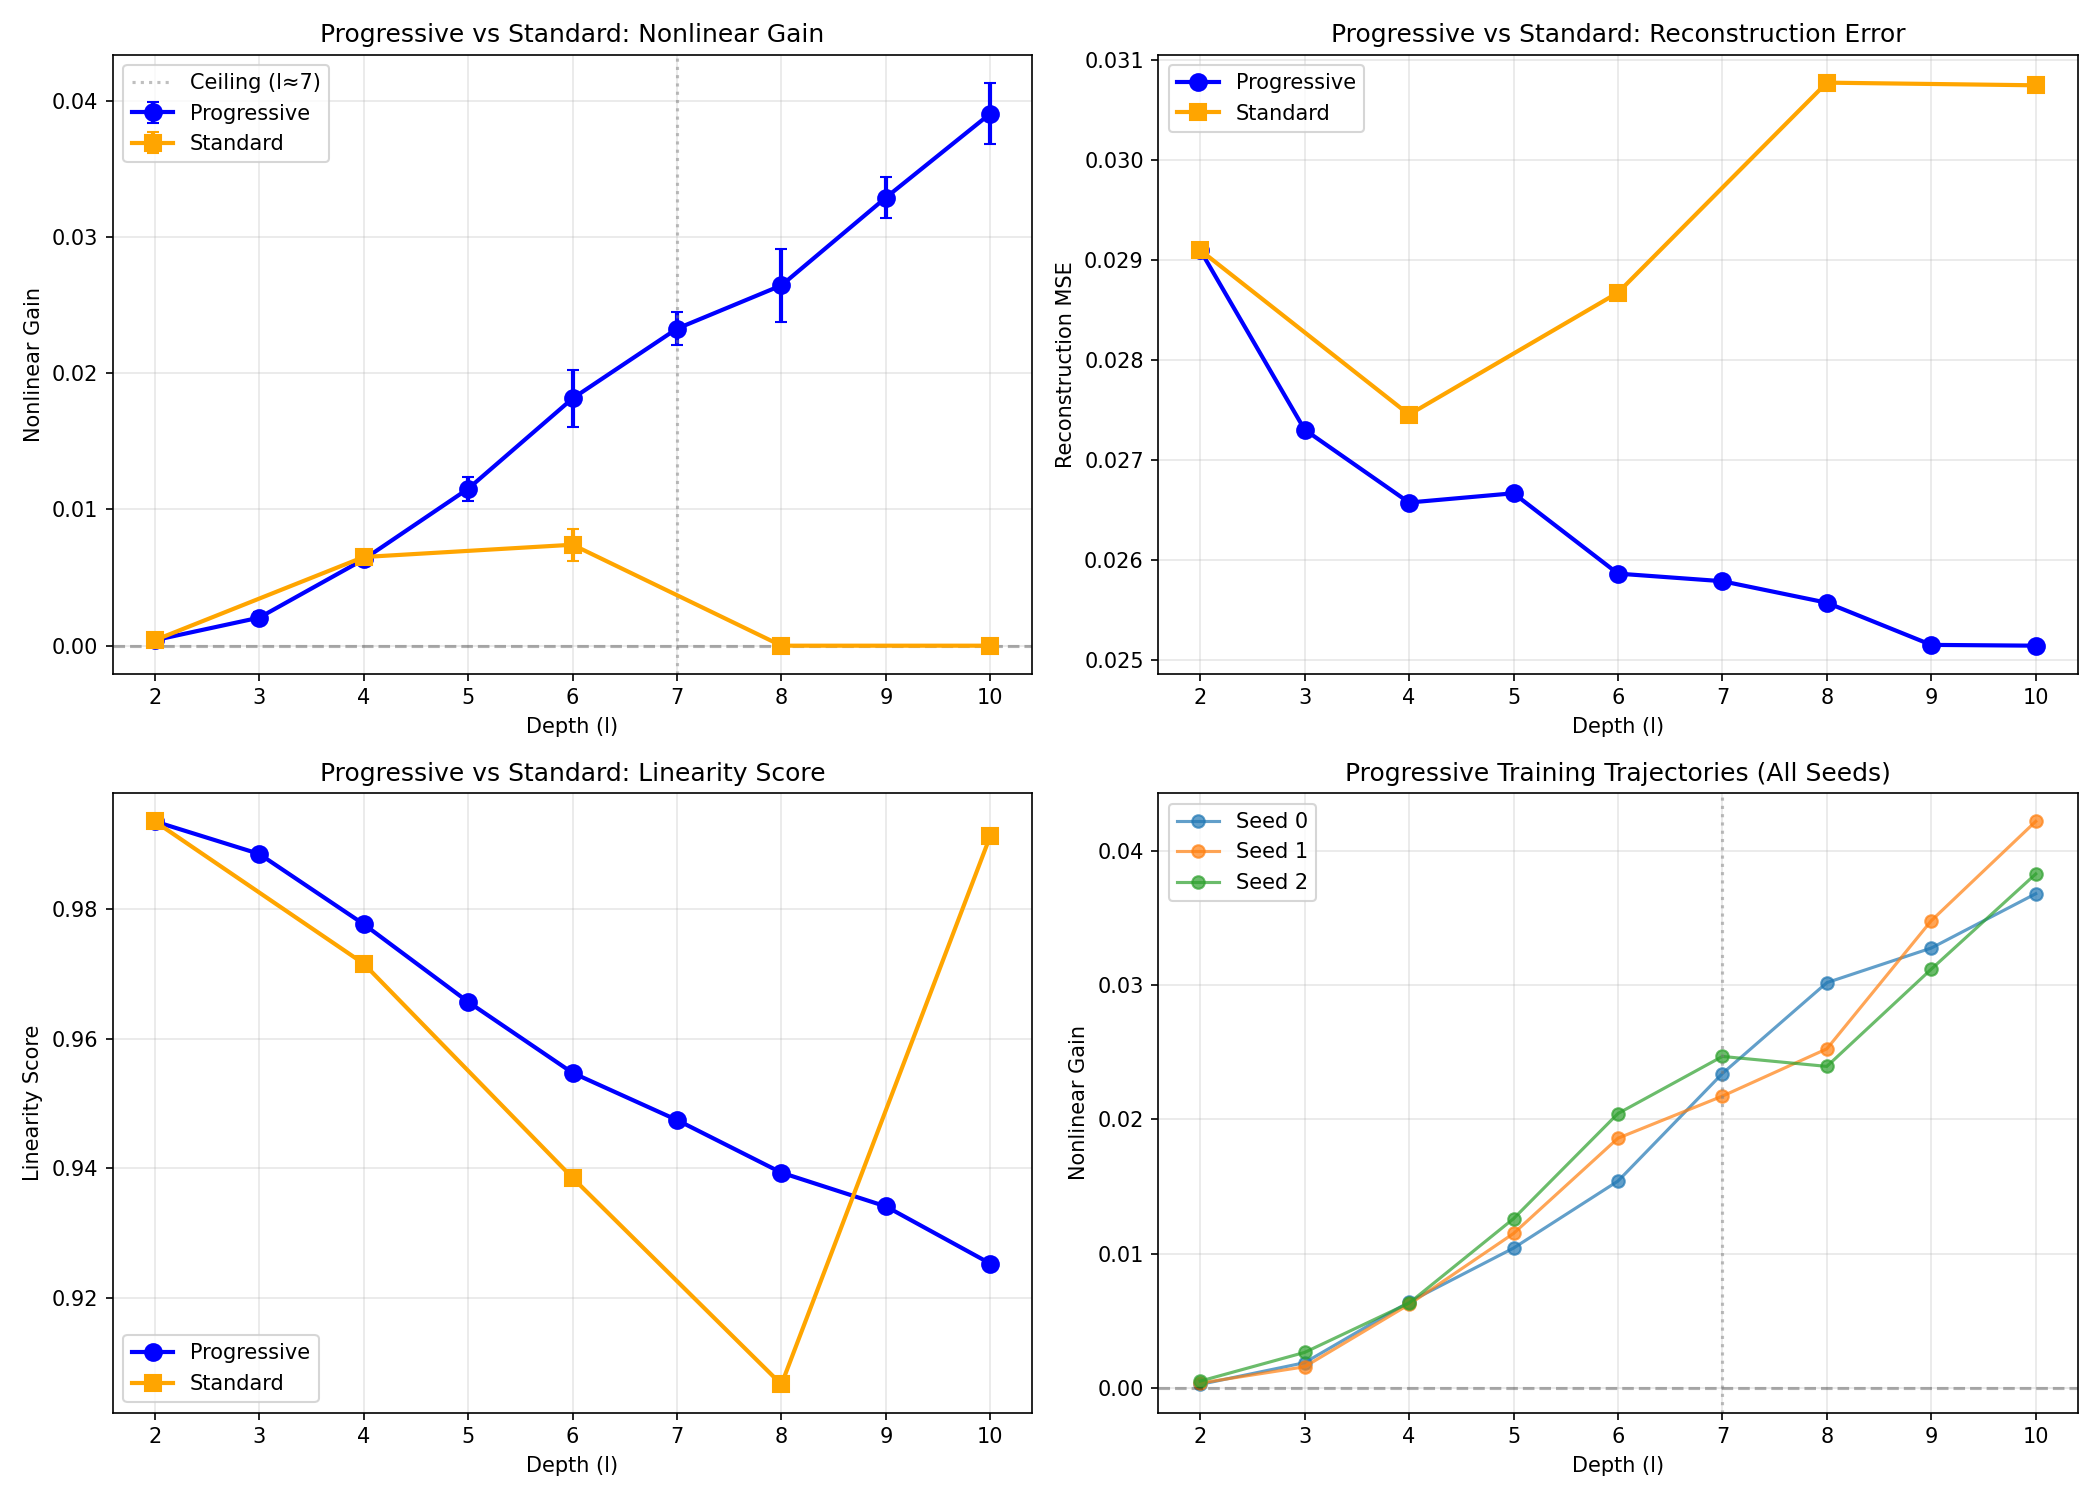

Write Python code to recreate this figure.
"""
Experiment 20: Progressive Depth Training to Break the Depth Ceiling

Key question: Can we train autoencoders past l=7-8 by progressively growing depth?

Prior findings:
- Exp 14-19: Depth ceiling at l≈6-7 is UNIVERSAL
  - Invariant to compression ratio (Exp 17)
  - Invariant to input dimension (Exp 18)
  - Not broken by different optimizers (Exp 19)
  - Not helped by residual connections (Exp 15, actually hurt)
  - LayerNorm helps marginally at deep layers but at cost of peak performance (Exp 16)
- The ceiling appears to be an initialization/early-training problem, not a capacity issue

Hypothesis:
Progressive depth training may break the ceiling by:
1. Starting with a well-trained shallow network (which DOES achieve nonlinear encoding)
2. Gradually adding layers one at a time, initializing new layers to approximate identity
3. The well-trained encoder provides a good initialization for deeper networks

This is inspired by "Net2Net" and progressive GAN training approaches.

Design:
- n=128, m=8 (CR=16), α=0.1, sparsity=0.1
- Two conditions:
  A) Progressive: Train l=2 fully → add layer → train → add layer → ... up to l=10
  B) Standard: Train l=4,6,8,10 from scratch (baseline)
- Steps per depth: 200 per layer (so l=10 total gets ~1600 steps after all additions)
- 3 seeds per configuration
"""

import torch
import torch.nn as nn
import torch.optim as optim
import numpy as np
import matplotlib.pyplot as plt
from tqdm import tqdm
import json
import os
import copy

device = torch.device('cuda' if torch.cuda.is_available() else 'cpu')
print(f"Using device: {device}")

OUTPUT_DIR = "/Users/williamcuozzo/Desktop/ai_projects/nonlinear_features/results_2026-02-26_2340/experiment_20"


class GrowableAutoencoder(nn.Module):
    """Autoencoder that can grow deeper progressively."""
    def __init__(self, n: int, m: int, initial_depth: int, negative_slope: float):
        super().__init__()
        self.n = n
        self.m = m
        self.negative_slope = negative_slope

        # Start with initial_depth
        self.encoder_layers = nn.ModuleList()
        self.decoder_layers = nn.ModuleList()

        # Build initial encoder: n -> [n]*initial_depth -> m
        for i in range(initial_depth):
            self.encoder_layers.append(nn.Linear(n, n))
        self.encoder_final = nn.Linear(n, m)

        # Build initial decoder: m -> [n]*initial_depth -> n
        self.decoder_first = nn.Linear(m, n)
        for i in range(initial_depth - 1):
            self.decoder_layers.append(nn.Linear(n, n))
        if initial_depth > 0:
            self.decoder_final = nn.Linear(n, n)
        else:
            self.decoder_final = None

        self.activation = nn.LeakyReLU(negative_slope=negative_slope)
        self._current_depth = initial_depth

    @property
    def current_depth(self):
        return self._current_depth

    def add_layer(self):
        """Add one layer to both encoder and decoder."""
        # Add new encoder layer (initialized to small random weights)
        new_enc_layer = nn.Linear(self.n, self.n).to(device)
        # Initialize close to identity for smooth transition
        nn.init.eye_(new_enc_layer.weight)
        new_enc_layer.weight.data *= 0.1
        new_enc_layer.weight.data += torch.eye(self.n, device=device) * 0.9
        nn.init.zeros_(new_enc_layer.bias)
        self.encoder_layers.append(new_enc_layer)

        # Add new decoder layer
        new_dec_layer = nn.Linear(self.n, self.n).to(device)
        nn.init.eye_(new_dec_layer.weight)
        new_dec_layer.weight.data *= 0.1
        new_dec_layer.weight.data += torch.eye(self.n, device=device) * 0.9
        nn.init.zeros_(new_dec_layer.bias)
        self.decoder_layers.append(new_dec_layer)

        self._current_depth += 1

    def encode(self, x):
        for layer in self.encoder_layers:
            x = self.activation(layer(x))
        return self.encoder_final(x)

    def decode(self, z):
        x = self.activation(self.decoder_first(z))
        for layer in self.decoder_layers:
            x = self.activation(layer(x))
        if self.decoder_final is not None:
            x = self.decoder_final(x)
        return x

    def forward(self, x):
        z = self.encode(x)
        return self.decode(z), z


class StandardAutoencoder(nn.Module):
    """Standard autoencoder for baseline comparison."""
    def __init__(self, n: int, m: int, l: int, negative_slope: float):
        super().__init__()
        self.n = n
        self.m = m
        self.l = l
        self.negative_slope = negative_slope

        encoder_layers = []
        for i in range(l):
            encoder_layers.append(nn.Linear(n, n))
            encoder_layers.append(nn.LeakyReLU(negative_slope=negative_slope))
        encoder_layers.append(nn.Linear(n, m))
        self.encoder = nn.Sequential(*encoder_layers)

        decoder_layers = []
        decoder_layers.append(nn.Linear(m, n))
        decoder_layers.append(nn.LeakyReLU(negative_slope=negative_slope))
        for i in range(l - 1):
            decoder_layers.append(nn.Linear(n, n))
            decoder_layers.append(nn.LeakyReLU(negative_slope=negative_slope))
        if l > 0:
            decoder_layers.append(nn.Linear(n, n))
        self.decoder = nn.Sequential(*decoder_layers)

    def encode(self, x):
        return self.encoder(x)

    def decode(self, z):
        return self.decoder(z)

    def forward(self, x):
        z = self.encode(x)
        return self.decode(z), z


def generate_sparse_data(n_samples: int, n_features: int, sparsity: float = 0.1) -> torch.Tensor:
    mask = (torch.rand(n_samples, n_features) < sparsity).float()
    values = torch.rand(n_samples, n_features)
    return (mask * values).to(device)


def measure_encoding_linearity(model, n_samples=500, sparsity=0.1):
    """Measure linearity metrics for the encoder."""
    model.eval()

    with torch.no_grad():
        x = generate_sparse_data(n_samples, model.n, sparsity)
        z = model.encode(x)

        # Fit best linear approximation
        x_with_bias = torch.cat([x, torch.ones(n_samples, 1, device=device)], dim=1)
        W_linear = torch.linalg.lstsq(x_with_bias, z).solution
        z_linear = x_with_bias @ W_linear

        # Linearity score
        z_var = z.var(dim=0).sum()
        residual_var = (z - z_linear).var(dim=0).sum()
        linearity_score = 1 - (residual_var / (z_var + 1e-8)).item()

        # Reconstruction comparison
        x_recon_full, _ = model(x)
        x_recon_linear = model.decode(z_linear)

        mse_full = nn.functional.mse_loss(x_recon_full, x).item()
        mse_linear = nn.functional.mse_loss(x_recon_linear, x).item()
        nonlinear_gain = (mse_linear - mse_full) / (mse_linear + 1e-8)

        # Effective dimensionality of latent space
        z_centered = z - z.mean(dim=0, keepdim=True)
        singular_values = torch.linalg.svdvals(z_centered)
        sv_normalized = singular_values / singular_values.sum()
        effective_dim = (1.0 / (sv_normalized ** 2).sum()).item()
        effective_dim_ratio = effective_dim / model.m

        # Top-1 variance fraction
        sv_squared = singular_values ** 2
        top1_var = (sv_squared[0] / sv_squared.sum()).item()

    model.train()
    return {
        'linearity_score': linearity_score,
        'mse_full': mse_full,
        'mse_linear': mse_linear,
        'nonlinear_gain': nonlinear_gain,
        'effective_dim': effective_dim,
        'effective_dim_ratio': effective_dim_ratio,
        'top1_var': top1_var
    }


def train_model_steps(model, optimizer, n_steps, batch_size=256, sparsity=0.1):
    """Train model for n_steps."""
    losses = []

    for step in range(n_steps):
        x = generate_sparse_data(batch_size, model.n, sparsity)
        optimizer.zero_grad()
        x_recon, z = model(x)
        loss = nn.functional.mse_loss(x_recon, x)
        loss.backward()
        torch.nn.utils.clip_grad_norm_(model.parameters(), max_norm=1.0)
        optimizer.step()
        losses.append(loss.item())

    return np.mean(losses[-50:]) if len(losses) >= 50 else np.mean(losses)


def run_progressive_training(n, m, alpha, sparsity, initial_depth, final_depth,
                             steps_per_layer, lr, seed):
    """Run progressive depth training."""
    torch.manual_seed(42 + seed)
    np.random.seed(42 + seed)

    model = GrowableAutoencoder(n, m, initial_depth, negative_slope=alpha).to(device)
    optimizer = optim.Adam(model.parameters(), lr=lr)

    depth_metrics = []
    total_steps = 0

    # Train initial depth
    final_loss = train_model_steps(model, optimizer, steps_per_layer, sparsity=sparsity)
    total_steps += steps_per_layer
    metrics = measure_encoding_linearity(model, sparsity=sparsity)
    depth_metrics.append({
        'depth': model.current_depth,
        'total_steps': total_steps,
        **metrics
    })

    # Progressively add layers
    while model.current_depth < final_depth:
        model.add_layer()
        # Reset optimizer to include new parameters
        optimizer = optim.Adam(model.parameters(), lr=lr)
        final_loss = train_model_steps(model, optimizer, steps_per_layer, sparsity=sparsity)
        total_steps += steps_per_layer
        metrics = measure_encoding_linearity(model, sparsity=sparsity)
        depth_metrics.append({
            'depth': model.current_depth,
            'total_steps': total_steps,
            **metrics
        })

    return depth_metrics, model


def run_standard_training(n, m, l, alpha, sparsity, n_steps, lr, seed):
    """Run standard training from scratch."""
    torch.manual_seed(42 + seed)
    np.random.seed(42 + seed)

    model = StandardAutoencoder(n, m, l, negative_slope=alpha).to(device)
    optimizer = optim.Adam(model.parameters(), lr=lr)

    final_loss = train_model_steps(model, optimizer, n_steps, sparsity=sparsity)
    metrics = measure_encoding_linearity(model, sparsity=sparsity)

    return {
        'depth': l,
        'total_steps': n_steps,
        **metrics
    }, model


def run_experiment():
    """Main experiment: progressive vs standard depth training."""

    # Fixed configuration
    n = 128
    cr = 16
    m = n // cr  # = 8
    alpha = 0.1
    sparsity = 0.1
    lr = 1e-3

    # Progressive training config
    initial_depth = 2
    final_depth = 10  # Go well past the ceiling
    steps_per_layer = 150  # Steps to train each new layer

    # Standard training config
    standard_depths = [2, 4, 6, 8, 10]

    n_seeds = 3

    all_results = {
        'progressive': [],
        'standard': []
    }

    print("=" * 60)
    print("Experiment 20: Progressive Depth Training")
    print("=" * 60)
    print(f"Input dimension (n): {n}")
    print(f"Bottleneck size (m): {m}")
    print(f"Compression ratio (CR): {cr}")
    print(f"α (LeakyReLU slope): {alpha}")
    print(f"Sparsity: {sparsity}")
    print(f"Learning rate: {lr}")
    print(f"\nProgressive: l={initial_depth} → l={final_depth}, {steps_per_layer} steps/layer")
    print(f"Standard: depths {standard_depths}, scaled steps")
    print(f"Seeds: {n_seeds}")
    print("=" * 60)

    # Run progressive training
    print("\n--- Progressive Training ---")
    for seed in tqdm(range(n_seeds), desc="Progressive seeds"):
        depth_metrics, _ = run_progressive_training(
            n, m, alpha, sparsity, initial_depth, final_depth,
            steps_per_layer, lr, seed
        )
        all_results['progressive'].append({
            'seed': seed,
            'depth_progression': depth_metrics
        })

    # Run standard training
    print("\n--- Standard Training ---")
    pbar = tqdm(total=len(standard_depths) * n_seeds, desc="Standard training")
    for l in standard_depths:
        # Match total steps to progressive at this depth
        # Progressive spends steps_per_layer * (l - initial_depth + 1) getting to depth l
        # For fair comparison, use similar total steps
        total_steps_at_l = steps_per_layer * (l - initial_depth + 1)

        for seed in range(n_seeds):
            metrics, _ = run_standard_training(
                n, m, l, alpha, sparsity, total_steps_at_l, lr, seed
            )
            all_results['standard'].append({
                'seed': seed,
                **metrics
            })
            pbar.update(1)
    pbar.close()

    return all_results


def analyze_and_plot(results):
    """Analyze results and create visualizations."""

    print("\n" + "=" * 60)
    print("ANALYSIS")
    print("=" * 60)

    # Aggregate progressive results
    progressive_by_depth = {}
    for run in results['progressive']:
        for dm in run['depth_progression']:
            d = dm['depth']
            if d not in progressive_by_depth:
                progressive_by_depth[d] = []
            progressive_by_depth[d].append(dm)

    # Aggregate standard results
    standard_by_depth = {}
    for run in results['standard']:
        d = run['depth']
        if d not in standard_by_depth:
            standard_by_depth[d] = []
        standard_by_depth[d].append(run)

    prog_depths = sorted(progressive_by_depth.keys())
    std_depths = sorted(standard_by_depth.keys())

    # Print comparison table
    print("\n  PROGRESSIVE vs STANDARD COMPARISON:")
    print(f"  {'Depth':>5} | {'Prog Gain (mean±std)':>20} | {'Std Gain (mean±std)':>20} | {'Winner':>10}")
    print(f"  {'-'*5}-+-{'-'*20}-+-{'-'*20}-+-{'-'*10}")

    comparison_data = []
    for d in prog_depths:
        prog_gains = [m['nonlinear_gain'] for m in progressive_by_depth[d]]
        prog_mean = np.mean(prog_gains)
        prog_std = np.std(prog_gains)

        if d in standard_by_depth:
            std_gains = [m['nonlinear_gain'] for m in standard_by_depth[d]]
            std_mean = np.mean(std_gains)
            std_std = np.std(std_gains)
            winner = 'prog' if prog_mean > std_mean else 'std'
            print(f"  {d:>5} | {prog_mean:.5f} ± {std_std:.5f} | {std_mean:.5f} ± {std_std:.5f} | {winner:>10}")
            comparison_data.append({
                'depth': d,
                'prog_mean': prog_mean,
                'prog_std': prog_std,
                'std_mean': std_mean,
                'std_std': std_std,
                'winner': winner
            })
        else:
            print(f"  {d:>5} | {prog_mean:.5f} ± {prog_std:.5f} | {'N/A':>20} | {'prog':>10}")
            comparison_data.append({
                'depth': d,
                'prog_mean': prog_mean,
                'prog_std': prog_std,
                'std_mean': None,
                'std_std': None,
                'winner': 'prog'
            })

    # Key metric: positive gain at l≥8
    print("\n  POSITIVE GAIN AT DEEP LAYERS (l≥8):")

    prog_deep_gains = []
    for d in prog_depths:
        if d >= 8:
            prog_deep_gains.extend([m['nonlinear_gain'] for m in progressive_by_depth[d]])

    std_deep_gains = []
    for d in std_depths:
        if d >= 8:
            std_deep_gains.extend([m['nonlinear_gain'] for m in standard_by_depth[d]])

    prog_positive = sum(1 for g in prog_deep_gains if g > 0) if prog_deep_gains else 0
    std_positive = sum(1 for g in std_deep_gains if g > 0) if std_deep_gains else 0

    print(f"    Progressive: {prog_positive}/{len(prog_deep_gains)} positive, mean={np.mean(prog_deep_gains):.5f}")
    print(f"    Standard: {std_positive}/{len(std_deep_gains)} positive, mean={np.mean(std_deep_gains):.5f}")

    # Did progressive break the ceiling?
    print("\n  CEILING BREAKTHROUGH TEST:")
    breakthrough = False
    for d in [8, 9, 10]:
        if d in progressive_by_depth:
            gains = [m['nonlinear_gain'] for m in progressive_by_depth[d]]
            mean_gain = np.mean(gains)
            positive_count = sum(1 for g in gains if g > 0.0005)
            if mean_gain > 0.001:
                print(f"    *** BREAKTHROUGH at l={d}: prog mean gain={mean_gain:.5f} ***")
                breakthrough = True
            else:
                print(f"    l={d}: prog mean gain={mean_gain:.5f}, positive count={positive_count}/{len(gains)}")

    if not breakthrough:
        print("    No breakthrough detected (all deep layer gains < 0.001)")

    # Create visualizations
    fig, axes = plt.subplots(2, 2, figsize=(14, 10))

    # Plot 1: Progressive vs Standard nonlinear gain
    ax = axes[0, 0]
    prog_means = [np.mean([m['nonlinear_gain'] for m in progressive_by_depth[d]]) for d in prog_depths]
    prog_stds = [np.std([m['nonlinear_gain'] for m in progressive_by_depth[d]]) for d in prog_depths]

    ax.errorbar(prog_depths, prog_means, yerr=prog_stds, marker='o', capsize=3,
               linewidth=2, markersize=8, label='Progressive', color='blue')

    if std_depths:
        std_means = [np.mean([m['nonlinear_gain'] for m in standard_by_depth[d]]) for d in std_depths]
        std_stds = [np.std([m['nonlinear_gain'] for m in standard_by_depth[d]]) for d in std_depths]
        ax.errorbar(std_depths, std_means, yerr=std_stds, marker='s', capsize=3,
                   linewidth=2, markersize=8, label='Standard', color='orange')

    ax.axhline(y=0, color='k', linestyle='--', alpha=0.3)
    ax.axvline(x=7, color='gray', linestyle=':', alpha=0.5, label='Ceiling (l≈7)')
    ax.set_xlabel('Depth (l)')
    ax.set_ylabel('Nonlinear Gain')
    ax.set_title('Progressive vs Standard: Nonlinear Gain')
    ax.legend()
    ax.grid(True, alpha=0.3)

    # Plot 2: MSE comparison
    ax = axes[0, 1]
    prog_mses = [np.mean([m['mse_full'] for m in progressive_by_depth[d]]) for d in prog_depths]
    ax.plot(prog_depths, prog_mses, marker='o', linewidth=2, markersize=8,
           label='Progressive', color='blue')

    if std_depths:
        std_mses = [np.mean([m['mse_full'] for m in standard_by_depth[d]]) for d in std_depths]
        ax.plot(std_depths, std_mses, marker='s', linewidth=2, markersize=8,
               label='Standard', color='orange')

    ax.set_xlabel('Depth (l)')
    ax.set_ylabel('Reconstruction MSE')
    ax.set_title('Progressive vs Standard: Reconstruction Error')
    ax.legend()
    ax.grid(True, alpha=0.3)

    # Plot 3: Linearity score comparison
    ax = axes[1, 0]
    prog_lins = [np.mean([m['linearity_score'] for m in progressive_by_depth[d]]) for d in prog_depths]
    ax.plot(prog_depths, prog_lins, marker='o', linewidth=2, markersize=8,
           label='Progressive', color='blue')

    if std_depths:
        std_lins = [np.mean([m['linearity_score'] for m in standard_by_depth[d]]) for d in std_depths]
        ax.plot(std_depths, std_lins, marker='s', linewidth=2, markersize=8,
               label='Standard', color='orange')

    ax.set_xlabel('Depth (l)')
    ax.set_ylabel('Linearity Score')
    ax.set_title('Progressive vs Standard: Linearity Score')
    ax.legend()
    ax.grid(True, alpha=0.3)

    # Plot 4: Progressive training trajectory (single seed visualization)
    ax = axes[1, 1]
    if results['progressive']:
        for seed_idx, run in enumerate(results['progressive']):
            depths = [m['depth'] for m in run['depth_progression']]
            gains = [m['nonlinear_gain'] for m in run['depth_progression']]
            ax.plot(depths, gains, marker='o', linewidth=1.5, markersize=6,
                   alpha=0.7, label=f'Seed {seed_idx}')

    ax.axhline(y=0, color='k', linestyle='--', alpha=0.3)
    ax.axvline(x=7, color='gray', linestyle=':', alpha=0.5)
    ax.set_xlabel('Depth (l)')
    ax.set_ylabel('Nonlinear Gain')
    ax.set_title('Progressive Training Trajectories (All Seeds)')
    ax.legend()
    ax.grid(True, alpha=0.3)

    plt.tight_layout()
    plt.savefig(f'{OUTPUT_DIR}/progressive_depth_training.png', dpi=150)
    plt.close()
    print(f"\nSaved plot to {OUTPUT_DIR}/progressive_depth_training.png")

    # Summary statistics
    print("\n" + "=" * 60)
    print("SUMMARY")
    print("=" * 60)

    # Best depth for each method
    best_prog_depth = max(prog_depths, key=lambda d: np.mean([m['nonlinear_gain'] for m in progressive_by_depth[d]]))
    best_prog_gain = np.mean([m['nonlinear_gain'] for m in progressive_by_depth[best_prog_depth]])
    print(f"  Progressive best: l={best_prog_depth}, gain={best_prog_gain:.5f}")

    if std_depths:
        best_std_depth = max(std_depths, key=lambda d: np.mean([m['nonlinear_gain'] for m in standard_by_depth[d]]))
        best_std_gain = np.mean([m['nonlinear_gain'] for m in standard_by_depth[best_std_depth]])
        print(f"  Standard best: l={best_std_depth}, gain={best_std_gain:.5f}")

    # Overall winner at l≥8
    prog_gain_8plus = np.mean(prog_deep_gains) if prog_deep_gains else 0
    std_gain_8plus = np.mean(std_deep_gains) if std_deep_gains else 0
    print(f"\n  Mean gain at l≥8:")
    print(f"    Progressive: {prog_gain_8plus:.5f}")
    print(f"    Standard: {std_gain_8plus:.5f}")
    print(f"    Winner: {'PROGRESSIVE' if prog_gain_8plus > std_gain_8plus else 'STANDARD'}")

    # Calculate improvement
    if std_deep_gains and prog_deep_gains:
        improvement = prog_gain_8plus - std_gain_8plus
        print(f"    Progressive improvement: {improvement:+.5f}")

    # Save results
    def make_serializable(obj):
        if isinstance(obj, (np.floating, np.float32, np.float64)):
            return float(obj)
        elif isinstance(obj, (np.integer, np.int32, np.int64)):
            return int(obj)
        elif isinstance(obj, dict):
            return {str(k): make_serializable(v) for k, v in obj.items()}
        elif isinstance(obj, list):
            return [make_serializable(v) for v in obj]
        return obj

    serializable_results = make_serializable(results)

    with open(f'{OUTPUT_DIR}/results.json', 'w') as f:
        json.dump(serializable_results, f, indent=2)
    print(f"\nSaved results to {OUTPUT_DIR}/results.json")

    return {
        'comparison': comparison_data,
        'prog_gain_8plus': prog_gain_8plus,
        'std_gain_8plus': std_gain_8plus,
        'breakthrough': breakthrough
    }


if __name__ == "__main__":
    results = run_experiment()
    stats = analyze_and_plot(results)
